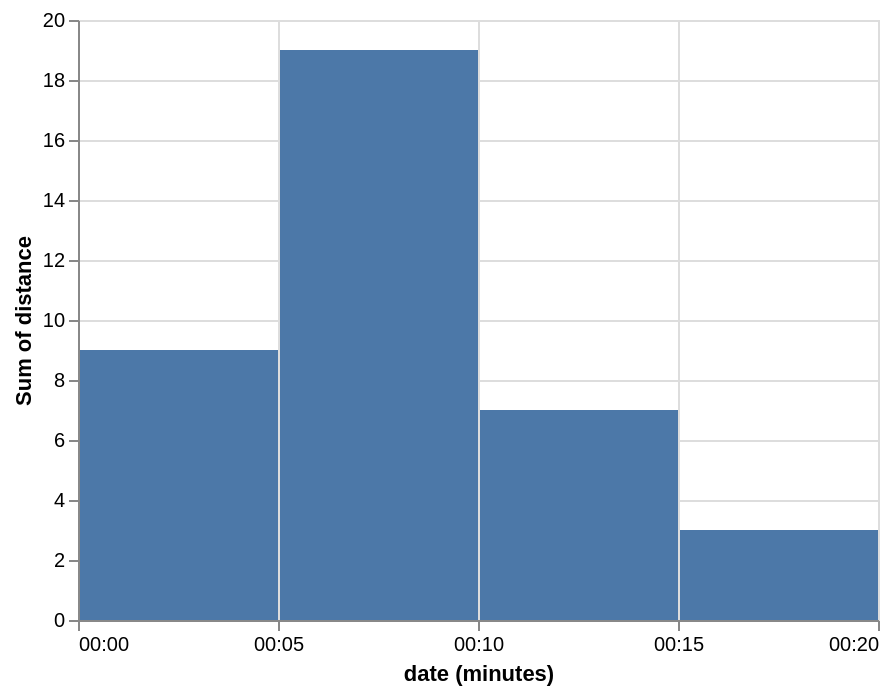

The specification (Vega-Lite) saved for this image:
### Vega specification from a JSON file in a GitHub repository (floating-point values rounded to 4 significant figures)
{"$schema": "https://vega.github.io/schema/vega/v5.json", "description": "Showing sum of distance traveled for each 5-minute interval.", "background": "white", "padding": 5, "width": 400, "height": 300, "style": "cell", "data": [{"name": "source_0", "values": [{"date": "Sun, 01 Jan 2012 00:00:00", "distance": 1}, {"date": "Sun, 01 Jan 2012 00:01:00", "distance": 1}, {"date": "Sun, 01 Jan 2012 00:02:00", "distance": 2}, {"date": "Sun, 01 Jan 2012 00:03:00", "distance": 1}, {"date": "Sun, 01 Jan 2012 00:04:00", "distance": 4}, {"date": "Sun, 01 Jan 2012 00:05:00", "distance": 2}, {"date": "Sun, 01 Jan 2012 00:06:00", "distance": 5}, {"date": "Sun, 01 Jan 2012 00:07:00", "distance": 2}, {"date": "Sun, 01 Jan 2012 00:08:00", "distance": 6}, {"date": "Sun, 01 Jan 2012 00:09:00", "distance": 4}, {"date": "Sun, 01 Jan 2012 00:10:00", "distance": 1}, {"date": "Sun, 01 Jan 2012 00:11:00", "distance": 1}, {"date": "Sun, 01 Jan 2012 00:12:00", "distance": 3}, {"date": "Sun, 01 Jan 2012 00:13:00", "distance": 0}, {"date": "Sun, 01 Jan 2012 00:14:00", "distance": 2}, {"date": "Sun, 01 Jan 2012 00:15:00", "distance": 3}]}, {"name": "data_0", "source": "source_0", "transform": [{"type": "formula", "expr": "toDate(datum[\"date\"])", "as": "date"}, {"field": "date", "type": "timeunit", "units": ["minutes"], "step": 5, "as": ["minutes_step_5_date", "minutes_step_5_date_end"]}, {"type": "aggregate", "groupby": ["minutes_step_5_date", "minutes_step_5_date_end"], "ops": ["sum"], "fields": ["distance"], "as": ["sum_distance"]}, {"type": "filter", "expr": "(isDate(datum[\"minutes_step_5_date\"]) || (isValid(datum[\"minutes_step_5_date\"]) && isFinite(+datum[\"minutes_step_5_date\"]))) && isValid(datum[\"sum_distance\"]) && isFinite(+datum[\"sum_distance\"])"}]}], "marks": [{"name": "marks", "type": "rect", "style": ["bar"], "from": {"data": "data_0"}, "encode": {"update": {"fill": {"value": "#4c78a8"}, "ariaRoleDescription": {"value": "bar"}, "description": {"signal": "\"date (minutes): \" + (timeFormat(datum[\"minutes_step_5_date\"], timeUnitSpecifier([\"minutes\"], {\"year-month\":\"%b %Y \",\"year-month-date\":\"%b %d, %Y \"}))) + \"; Sum of distance: \" + (format(datum[\"sum_distance\"], \"\"))"}, "x2": {"scale": "x", "field": "minutes_step_5_date", "offset": {"signal": "0.5 + (abs(scale(\"x\", datum[\"minutes_step_5_date_end\"]) - scale(\"x\", datum[\"minutes_step_5_date\"])) < 0.25 ? -0.5 * (0.25 - (abs(scale(\"x\", datum[\"minutes_step_5_date_end\"]) - scale(\"x\", datum[\"minutes_step_5_date\"])))) : 0.5)"}}, "x": {"scale": "x", "field": "minutes_step_5_date_end", "offset": {"signal": "0.5 + (abs(scale(\"x\", datum[\"minutes_step_5_date_end\"]) - scale(\"x\", datum[\"minutes_step_5_date\"])) < 0.25 ? 0.5 * (0.25 - (abs(scale(\"x\", datum[\"minutes_step_5_date_end\"]) - scale(\"x\", datum[\"minutes_step_5_date\"])))) : -0.5)"}}, "y": {"scale": "y", "field": "sum_distance"}, "y2": {"scale": "y", "value": 0}}}}], "scales": [{"name": "x", "type": "time", "domain": {"data": "data_0", "fields": ["minutes_step_5_date", "minutes_step_5_date_end"]}, "range": [0, {"signal": "width"}]}, {"name": "y", "type": "linear", "domain": {"data": "data_0", "field": "sum_distance"}, "range": [{"signal": "height"}, 0], "nice": true, "zero": true}], "axes": [{"scale": "x", "orient": "bottom", "gridScale": "y", "grid": true, "tickCount": {"signal": "ceil(width/40)"}, "tickMinStep": {"signal": "datetime(2001, 0, 1, 0, 5, 0, 0) - datetime(2001, 0, 1, 0, 0, 0, 0)"}, "domain": false, "labels": false, "aria": false, "maxExtent": 0, "minExtent": 0, "ticks": false, "zindex": 0}, {"scale": "y", "orient": "left", "gridScale": "x", "grid": true, "tickCount": {"signal": "ceil(height/40)"}, "domain": false, "labels": false, "aria": false, "maxExtent": 0, "minExtent": 0, "ticks": false, "zindex": 0}, {"scale": "x", "orient": "bottom", "grid": false, "title": "date (minutes)", "format": {"signal": "timeUnitSpecifier([\"minutes\"], {\"year-month\":\"%b %Y \",\"year-month-date\":\"%b %d, %Y \"})"}, "labelFlush": true, "labelOverlap": true, "tickCount": {"signal": "ceil(width/40)"}, "tickMinStep": {"signal": "datetime(2001, 0, 1, 0, 5, 0, 0) - datetime(2001, 0, 1, 0, 0, 0, 0)"}, "zindex": 0}, {"scale": "y", "orient": "left", "grid": false, "title": "Sum of distance", "labelOverlap": true, "tickCount": {"signal": "ceil(height/40)"}, "zindex": 0}]}
